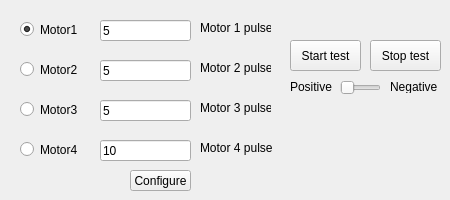
     <widget class="QWidget" name="tab_2">
      <attribute name="title">
       <string>TEST</string>
      </attribute>
      <widget class="QRadioButton" name="rb_test_mt4">
       <property name="geometry">
        <rect>
         <x>20</x>
         <y>140</y>
         <width>61</width>
         <height>19</height>
        </rect>
       </property>
       <property name="text">
        <string>Motor4</string>
       </property>
      </widget>
      <widget class="QRadioButton" name="rb_test_mt2">
       <property name="geometry">
        <rect>
         <x>20</x>
         <y>60</y>
         <width>61</width>
         <height>19</height>
        </rect>
       </property>
       <property name="text">
        <string>Motor2</string>
       </property>
      </widget>
      <widget class="QRadioButton" name="rb_test_mt1">
       <property name="geometry">
        <rect>
         <x>20</x>
         <y>20</y>
         <width>61</width>
         <height>19</height>
        </rect>
       </property>
       <property name="text">
        <string>Motor1</string>
       </property>
       <property name="checked">
        <bool>true</bool>
       </property>
      </widget>
      <widget class="QRadioButton" name="rb_test_mt3">
       <property name="geometry">
        <rect>
         <x>20</x>
         <y>100</y>
         <width>61</width>
         <height>19</height>
        </rect>
       </property>
       <property name="text">
        <string>Motor3</string>
       </property>
      </widget>
      <widget class="QLabel" name="label_17">
       <property name="geometry">
        <rect>
         <x>390</x>
         <y>80</y>
         <width>47</width>
         <height>13</height>
        </rect>
       </property>
       <property name="text">
        <string>Negative</string>
       </property>
      </widget>
      <widget class="QLabel" name="label_16">
       <property name="geometry">
        <rect>
         <x>290</x>
         <y>80</y>
         <width>47</width>
         <height>13</height>
        </rect>
       </property>
       <property name="text">
        <string>Positive</string>
       </property>
      </widget>
      <widget class="QSlider" name="hs_testmt_sign">
       <property name="geometry">
        <rect>
         <x>340</x>
         <y>80</y>
         <width>41</width>
         <height>16</height>
        </rect>
       </property>
       <property name="maximum">
        <number>1</number>
       </property>
       <property name="orientation">
        <enum>Qt::Horizontal</enum>
       </property>
      </widget>
      <widget class="QPushButton" name="bt_start_test">
       <property name="geometry">
        <rect>
         <x>290</x>
         <y>40</y>
         <width>71</width>
         <height>31</height>
        </rect>
       </property>
       <property name="text">
        <string>Start test</string>
       </property>
      </widget>
      <widget class="QPushButton" name="bt_stop_test">
       <property name="geometry">
        <rect>
         <x>370</x>
         <y>40</y>
         <width>71</width>
         <height>31</height>
        </rect>
       </property>
       <property name="text">
        <string>Stop test</string>
       </property>
      </widget>
      <widget class="QPushButton" name="bt_model_setting">
       <property name="geometry">
        <rect>
         <x>130</x>
         <y>170</y>
         <width>61</width>
         <height>21</height>
        </rect>
       </property>
       <property name="text">
        <string>Configure</string>
       </property>
      </widget>
      <widget class="QLineEdit" name="tb_m1_pulse">
       <property name="geometry">
        <rect>
         <x>100</x>
         <y>20</y>
         <width>91</width>
         <height>21</height>
        </rect>
       </property>
       <property name="text">
        <string>5</string>
       </property>
      </widget>
      <widget class="QLineEdit" name="tb_m2_pulse">
       <property name="geometry">
        <rect>
         <x>100</x>
         <y>60</y>
         <width>91</width>
         <height>21</height>
        </rect>
       </property>
       <property name="text">
        <string>5</string>
       </property>
      </widget>
      <widget class="QLineEdit" name="tb_m3_pulse">
       <property name="geometry">
        <rect>
         <x>100</x>
         <y>100</y>
         <width>91</width>
         <height>21</height>
        </rect>
       </property>
       <property name="text">
        <string>5</string>
       </property>
      </widget>
      <widget class="QLineEdit" name="tb_m4_pulse">
       <property name="geometry">
        <rect>
         <x>100</x>
         <y>140</y>
         <width>91</width>
         <height>21</height>
        </rect>
       </property>
       <property name="text">
        <string>10</string>
       </property>
      </widget>
      <widget class="QLabel" name="label_38">
       <property name="geometry">
        <rect>
         <x>200</x>
         <y>20</y>
         <width>71</width>
         <height>16</height>
        </rect>
       </property>
       <property name="text">
        <string>Motor 1 pulse</string>
       </property>
      </widget>
      <widget class="QLabel" name="label_39">
       <property name="geometry">
        <rect>
         <x>200</x>
         <y>60</y>
         <width>71</width>
         <height>16</height>
        </rect>
       </property>
       <property name="text">
        <string>Motor 2 pulse</string>
       </property>
      </widget>
      <widget class="QLabel" name="label_40">
       <property name="geometry">
        <rect>
         <x>200</x>
         <y>100</y>
         <width>71</width>
         <height>16</height>
        </rect>
       </property>
       <property name="text">
        <string>Motor 3 pulse</string>
       </property>
      </widget>
      <widget class="QLabel" name="label_41">
       <property name="geometry">
        <rect>
         <x>200</x>
         <y>140</y>
         <width>81</width>
         <height>16</height>
        </rect>
       </property>
       <property name="text">
        <string>Motor 4 pulse</string>
       </property>
      </widget>
     </widget>
